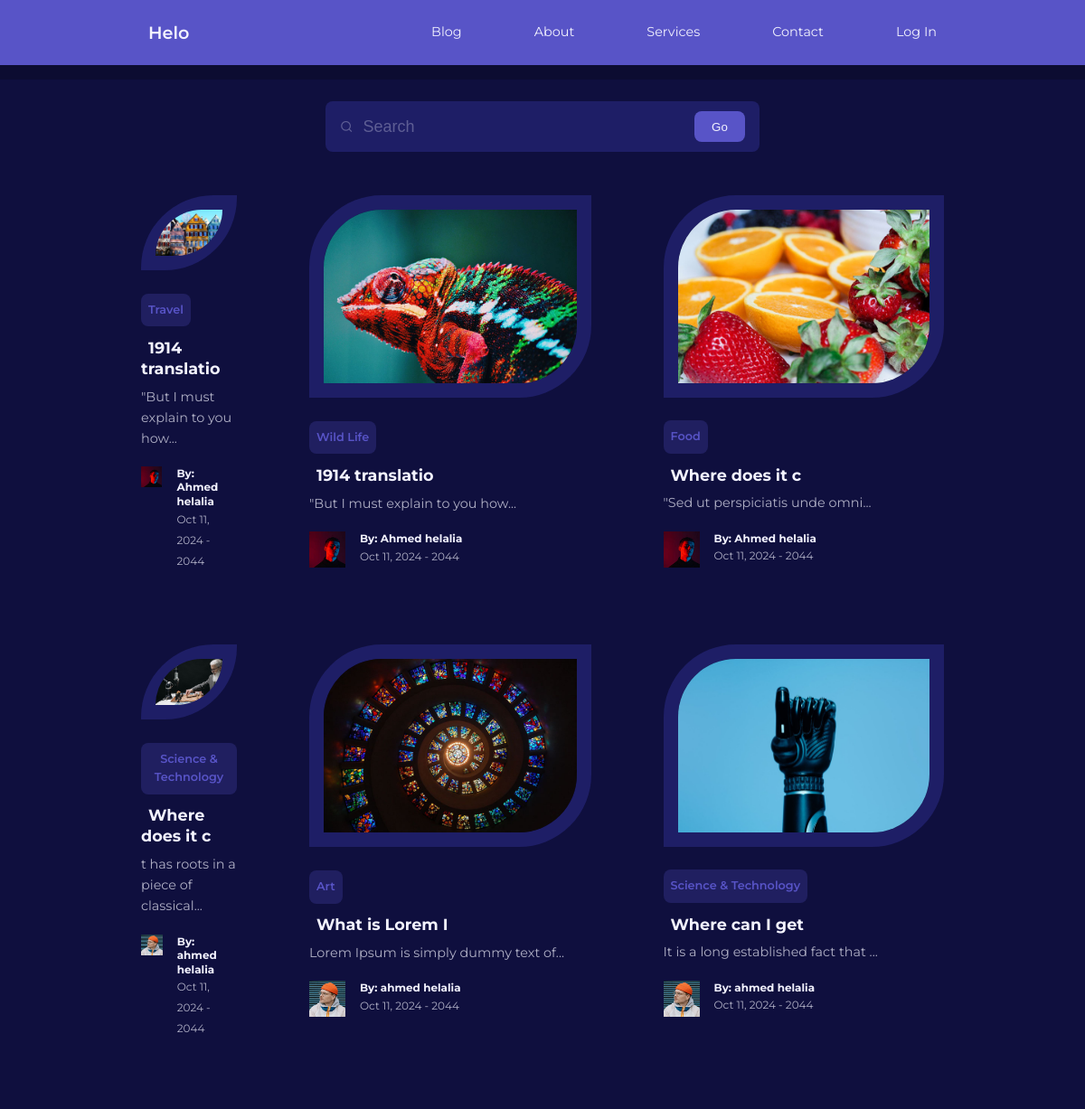
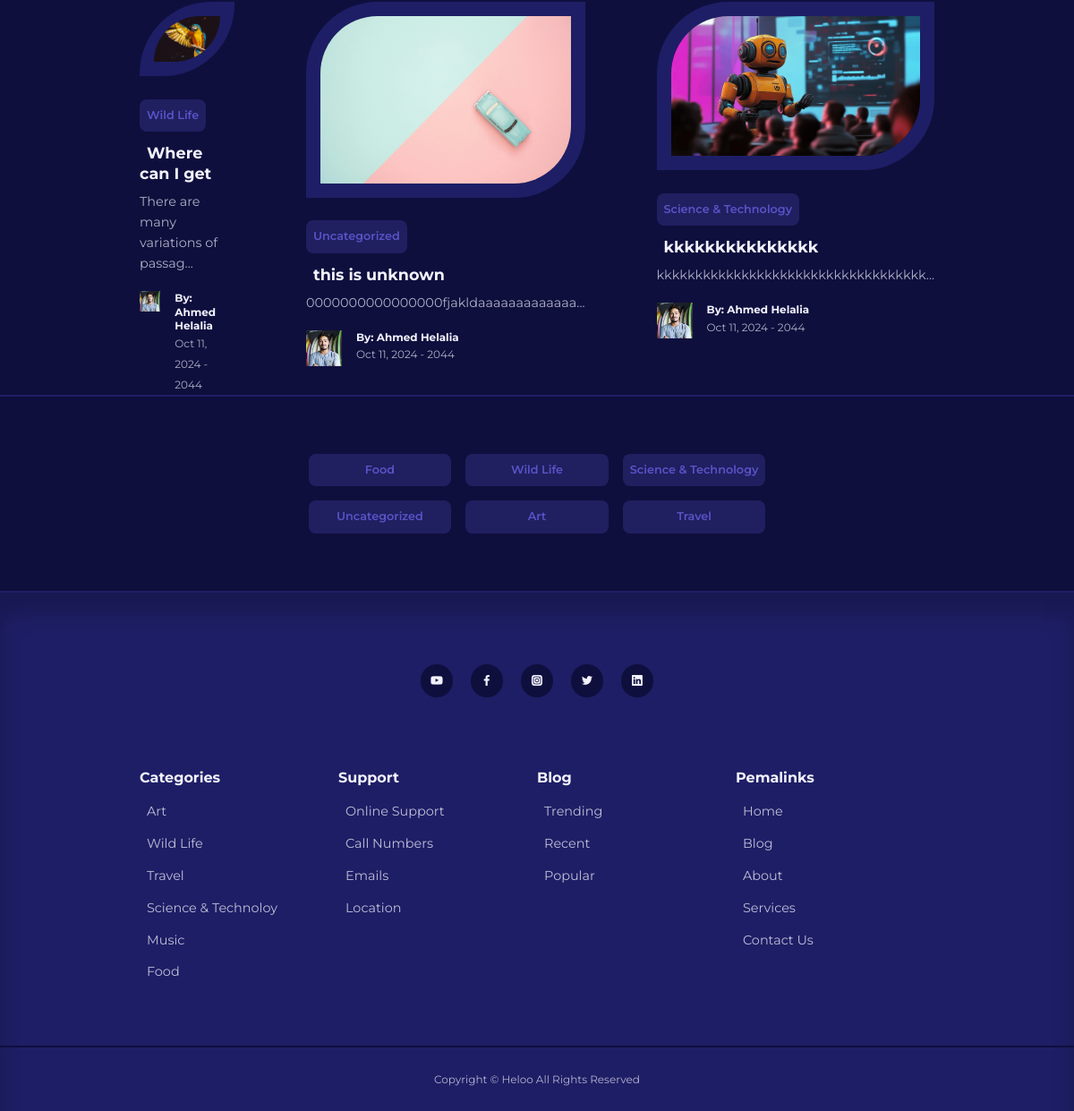
Screenshot of /blog.php with the database file from the repository (2 pictures, top to bottom).
### tables this page shows
CREATE TABLE `posts` (
  `id` int(10) UNSIGNED NOT NULL,
  `title` varchar(255) NOT NULL,
  `body` text NOT NULL,
  `thumbnail` varchar(255) NOT NULL,
  `date_time` timestamp NOT NULL DEFAULT current_timestamp(),
  `category_id` int(10) UNSIGNED DEFAULT NULL,
  `author_id` int(10) UNSIGNED NOT NULL,
  `is_featured` tinyint(1) NOT NULL
);

CREATE TABLE `categories` (
  `id` int(10) UNSIGNED NOT NULL,
  `title` varchar(50) NOT NULL,
  `description` text NOT NULL
);

CREATE TABLE `users` (
  `id` int(10) UNSIGNED NOT NULL,
  `firstname` varchar(30) NOT NULL,
  `lastname` varchar(30) NOT NULL,
  `username` varchar(15) NOT NULL,
  `email` varchar(100) NOT NULL,
  `password` varchar(255) NOT NULL,
  `avatar` varchar(255) NOT NULL,
  `admin` tinyint(1) NOT NULL
);

### blog.php (the view)
<?php
include ("inc/blog-header.php");
$query = "SELECT * FROM `posts` ORDER BY date_time DESC";
$posts = mysqli_query($conn,$query);
?>
   <section class="search__bar">
    <form action="<?= ROOT_URL?>search.php" method="get" class="container search__bar-container">
        <div>
            <i class="uil uil-search"></i>
            <input type="search" name="search" id="" placeholder="Search">
        </div>
        <button type="submit" name="submit" class="btn">Go</button>
    </form>
    <section class="posts">
        <div class="container posts__container">
           <?php while($post = mysqli_fetch_assoc($posts)): ?>
            <article class="post">
                <div class="post__thumbnail">
                    <img src="images/<?= $post['thumbnail'] ?>">
                </div>
                <div class="post__info">
                <?php
                $category_id = $post['category_id'];
                $category_query = "SELECT * FROM `categories` WHERE `id` = '$category_id'";
                $category_result = mysqli_query($conn,$category_query);
                $category = mysqli_fetch_assoc($category_result);
                ?>
                    <a href="<?= ROOT_URL ?>category-posts.php?id=<?= $category['id'] ?>" class="category__button"><?= $category['title'] ?></a>
                    <h3 class="post__title"><a href="<?= ROOT_URL ?>post.php?id=<?= $post['id'] ?>"><?= substr($post['title'],0,15)?></a></h3>
                    <p class="post__body">
                    <?=  substr($post['body'],0 , 35); ?>...
                    </p>
                    <?php
                    $author_id = $post['author_id'];
                    $author_query  = "SELECT * FROM `users` WHERE `id` = $author_id;";
                    $author_result = mysqli_query($conn,$author_query);
                    $author = mysqli_fetch_assoc($author_result);
                     ?>
                    <div class="post__author">
                        <div class="post__author-avatar">
                            <img src="images/<?= $author['avatar'] ?>">
                        </div>
                        <div class="post__author-info">
                            <h5>By: <?=  $author['firstname'] ." ". $author['lastname'] ?> </h5>
                            <small><?= date("M d, Y - Hi")?></small>
                        </div>
                    </div>
                </div>
            </article>
            <?php endwhile; ?>
        </div>
    </section>
    <div class="category__buttons">
        <div class="container category__buttons-container">
            <?php
            $all_categories_query = "SELECT * FROM `categories`";
            $all_categories = mysqli_query($conn,$all_categories_query);
             ?>
             <?php while($category=mysqli_fetch_assoc($all_categories)):?>
              <a href="<?= ROOT_URL ?>category-posts.php?id=<?= $category['id'] ?>" class="category__button"><?= $category['title'] ?></a>
             <?php endwhile;?>
        </div>
     </div>
<?php include("inc/footer.php"); ?>

### css/style.css (style rules this page uses)
:root { --color-primary-light: hsl(242, 91%, 69%, 18%); --color-primary-variant: #5854c7; --color-red: #da0f3f; --color-red-light: hsl(346, 87%, 46%, 15%); --color-green: #00c476; --color-green-light: hsl(156, 100%, 38%, 15%); --color-gray-900: #1e1e66; --color-gray-700: #2d2b7c; --color-gray-300: rgba(242, 242, 254, 0.3); --color-gray-200: rgba(242, 242, 254, 0.7); --color-white: #f2f2fe; --color-bg: #0f0f3e; --transition: all 300ms ease; --container-width-lg: 74%; --container-width-md: 88%; --form-width: 40%; --card-border-radius-1: 0.3rem; --card-border-radius-2: 0.5rem; --card-border-radius-3: 0.8rem; --card-border-radius-4: 2rem; --card-border-radius-5: 5rem; }
* { margin:0; padding:0; border:0; outline:0; appearance: 0; list-style: none; text-decoration:none; box-sizing: border-box; }
a { text-decoration: none; }
body { font-family: 'Montserrat',sans-serif; line-height: 1.6; color:var(--color-gray-200); overflow-x : hidden; background-color: var(--color-bg); font-size:0.9rem; }
.container { width: var(--container-width-lg); max-width: 1800px; margin-inline: auto; }
section { margin-top : 3rem; width : 100vw; }
h1,h2,h3,h4,h5 { color : var(--color-white); line-height: 1.3; }
h3 { font-size: 1.1rem; margin: 0.8rem 0 0.5rem; }
a { color: var(--color-white); transition: var(--transition); padding: 8px; }
img { display: block; width:100%; object-fit: cover; }
.category__button { background: var(--color-primary-light); color:var(--color-primary-variant); display: inline-block; border-radius:var(--card-border-radius-2); font-weight: 600; font-size: 0.8rem; text-align: center; }
.post__thumbnail { border-radius: var(--card-border-radius-5) 0; border: 1rem solid var(--color-gray-900); overflow: hidden; margin-bottom: 1.6rem; }
.post__author { display: flex; gap:1rem; margin-top:1.2rem; }
.post__author-avatar { width:2.5rem; height:2.5rem; border-radius: 40%; margin-bottom: 5px; }
.posts__container { display: grid; grid-template-columns: repeat(3, 1fr); gap:5rem; margin-bottom: 5; }
.category__buttons { padding:4rem 0; border-top:2px solid var(--color-gray-900); border-bottom:2px solid var(--color-gray-900); }
.category__buttons-container { width: fit-content; display: grid; grid-template-columns: repeat(3, 1fr); gap:1rem; }
form { display: flex; flex-direction: column; gap:1rem; }
input,textarea,select { padding: 0.8rem 1.4rem; background-color: var(--color-gray-900); border-radius: var(--card-border-radius-3); resize: none; color:var(--color-white); }
.search__bar { margin-top:7rem; }
.search__bar-container { position: relative; width: 30rem; background:var(--color-gray-900); display: flex; flex-direction: row; align-items: center; justify-content: space-between; overflow: hidden; padding: 0.6rem 1rem; border-radius: var(--card-border-radius-2); color:var(--color-gray-300); }
.search__bar-container > div { width: 100%; display: flex; align-items: center; }
.search__bar input { background: transparent; margin-left: 0.7rem; padding:0.5rem 0; width: 100%; color: var(--color-white); font-size: large; }
.search__bar input::placeholder { color:var(--color-gray-300); }
.btn { display: inline-block; background-color: var(--color-primary-variant); width:fit-content; padding: 0.6rem 1.2rem; border-radius: var(--card-border-radius-2); cursor: pointer; transition: var(--transition); color: var(--color-white); }

### rows the page displays
posts: thumbnail (picture), category.title "Travel", title "1914 translatio", body "\"But I must explain to you how", author.avatar (picture), author.firstname "Ahmed", author.lastname "helalia"
posts: thumbnail (picture), category.title "Wild Life", title "1914 translatio", body "\"But I must explain to you how", author.avatar (picture), author.firstname "Ahmed", author.lastname "helalia"
posts: thumbnail (picture), category.title "Food", title "Where does it c", body "\"Sed ut perspiciatis unde omni", author.avatar (picture), author.firstname "Ahmed", author.lastname "helalia"
posts: thumbnail (picture), category.title "Science & Technology", title "Where does it c", body "t has roots in a piece of classical", author.avatar (picture), author.firstname "ahmed", author.lastname "helalia"
posts: thumbnail (picture), category.title "Art", title "What is Lorem I", body "Lorem Ipsum is simply dummy text of", author.avatar (picture), author.firstname "ahmed", author.lastname "helalia"
posts: thumbnail (picture), category.title "Science & Technology", title "Where can I get", body "It is a long established fact that", author.avatar (picture), author.firstname "ahmed", author.lastname "helalia"
posts: thumbnail (picture), category.title "Wild Life", title "Where can I get", body "There are many variations of passag", author.avatar (picture), author.firstname "Ahmed", author.lastname "Helalia"
posts: thumbnail (picture), category.title "Uncategorized", title "this is unknown", body "0000000000000000fjakldaaaaaaaaaaaaa", author.avatar (picture), author.firstname "Ahmed", author.lastname "Helalia"
posts: thumbnail (picture), category.title "Science & Technology", title "kkkkkkkkkkkkkkk", body "kkkkkkkkkkkkkkkkkkkkkkkkkkkkkkkkkkk", author.avatar (picture), author.firstname "Ahmed", author.lastname "Helalia"
categories: title "Food"
categories: title "Wild Life"
categories: title "Science & Technology"
categories: title "Uncategorized"
categories: title "Art"
categories: title "Travel"
